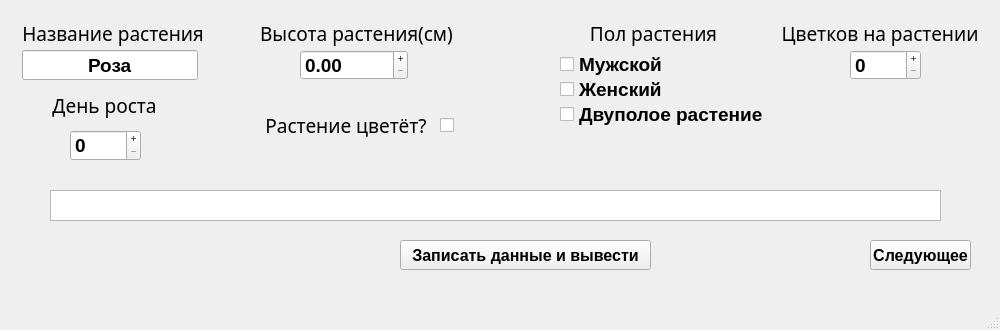
<?xml version="1.0" encoding="UTF-8"?>
<ui version="4.0">
 <class>MainWindow</class>
 <widget class="QMainWindow" name="MainWindow">
  <property name="geometry">
   <rect>
    <x>0</x>
    <y>0</y>
    <width>1000</width>
    <height>330</height>
   </rect>
  </property>
  <property name="windowTitle">
   <string>Plants</string>
  </property>
  <widget class="QWidget" name="centralwidget">
   <widget class="QPushButton" name="nextButton">
    <property name="geometry">
     <rect>
      <x>870</x>
      <y>240</y>
      <width>101</width>
      <height>30</height>
     </rect>
    </property>
    <property name="font">
     <font>
      <pointsize>12</pointsize>
      <bold>true</bold>
     </font>
    </property>
    <property name="text">
     <string>Следующее</string>
    </property>
    <property name="iconSize">
     <size>
      <width>100</width>
      <height>80</height>
     </size>
    </property>
    <property name="flat">
     <bool>false</bool>
    </property>
   </widget>
   <widget class="QLabel" name="label_3">
    <property name="geometry">
     <rect>
      <x>22</x>
      <y>90</y>
      <width>165</width>
      <height>30</height>
     </rect>
    </property>
    <property name="font">
     <font>
      <family>Waree</family>
      <pointsize>14</pointsize>
      <bold>false</bold>
     </font>
    </property>
    <property name="text">
     <string>День роста</string>
    </property>
    <property name="alignment">
     <set>Qt::AlignCenter</set>
    </property>
   </widget>
   <widget class="QSpinBox" name="daysBox">
    <property name="geometry">
     <rect>
      <x>70</x>
      <y>130</y>
      <width>71</width>
      <height>31</height>
     </rect>
    </property>
    <property name="font">
     <font>
      <pointsize>14</pointsize>
      <bold>true</bold>
     </font>
    </property>
    <property name="buttonSymbols">
     <enum>QAbstractSpinBox::PlusMinus</enum>
    </property>
    <property name="maximum">
     <number>9999</number>
    </property>
   </widget>
   <widget class="QLineEdit" name="nameEdit">
    <property name="geometry">
     <rect>
      <x>22</x>
      <y>50</y>
      <width>176</width>
      <height>30</height>
     </rect>
    </property>
    <property name="font">
     <font>
      <pointsize>14</pointsize>
      <bold>true</bold>
     </font>
    </property>
    <property name="text">
     <string>Роза</string>
    </property>
    <property name="alignment">
     <set>Qt::AlignCenter</set>
    </property>
    <property name="readOnly">
     <bool>true</bool>
    </property>
   </widget>
   <widget class="QLabel" name="label_2">
    <property name="geometry">
     <rect>
      <x>22</x>
      <y>20</y>
      <width>182</width>
      <height>26</height>
     </rect>
    </property>
    <property name="font">
     <font>
      <family>Waree</family>
      <pointsize>14</pointsize>
      <bold>false</bold>
     </font>
    </property>
    <property name="text">
     <string>Название растения</string>
    </property>
    <property name="alignment">
     <set>Qt::AlignCenter</set>
    </property>
   </widget>
   <widget class="QDoubleSpinBox" name="heightBox">
    <property name="geometry">
     <rect>
      <x>300</x>
      <y>50</y>
      <width>108</width>
      <height>30</height>
     </rect>
    </property>
    <property name="font">
     <font>
      <pointsize>14</pointsize>
      <bold>true</bold>
     </font>
    </property>
    <property name="buttonSymbols">
     <enum>QAbstractSpinBox::PlusMinus</enum>
    </property>
    <property name="maximum">
     <double>99999.990000000005239</double>
    </property>
   </widget>
   <widget class="QLabel" name="label_4">
    <property name="geometry">
     <rect>
      <x>260</x>
      <y>20</y>
      <width>193</width>
      <height>26</height>
     </rect>
    </property>
    <property name="font">
     <font>
      <family>Waree</family>
      <pointsize>14</pointsize>
      <bold>false</bold>
     </font>
    </property>
    <property name="text">
     <string>Высота растения(см)</string>
    </property>
    <property name="alignment">
     <set>Qt::AlignCenter</set>
    </property>
   </widget>
   <widget class="QLabel" name="label_5">
    <property name="geometry">
     <rect>
      <x>265</x>
      <y>110</y>
      <width>162</width>
      <height>30</height>
     </rect>
    </property>
    <property name="sizePolicy">
     <sizepolicy hsizetype="Preferred" vsizetype="Fixed">
      <horstretch>0</horstretch>
      <verstretch>0</verstretch>
     </sizepolicy>
    </property>
    <property name="font">
     <font>
      <family>Waree</family>
      <pointsize>14</pointsize>
      <bold>false</bold>
     </font>
    </property>
    <property name="text">
     <string>Растение цветёт?</string>
    </property>
    <property name="alignment">
     <set>Qt::AlignCenter</set>
    </property>
   </widget>
   <widget class="QCheckBox" name="growingBox">
    <property name="geometry">
     <rect>
      <x>440</x>
      <y>110</y>
      <width>51</width>
      <height>31</height>
     </rect>
    </property>
    <property name="sizePolicy">
     <sizepolicy hsizetype="Minimum" vsizetype="Fixed">
      <horstretch>0</horstretch>
      <verstretch>0</verstretch>
     </sizepolicy>
    </property>
    <property name="font">
     <font>
      <pointsize>16</pointsize>
      <bold>true</bold>
     </font>
    </property>
    <property name="text">
     <string/>
    </property>
   </widget>
   <widget class="QLabel" name="label_6">
    <property name="geometry">
     <rect>
      <x>530</x>
      <y>20</y>
      <width>247</width>
      <height>26</height>
     </rect>
    </property>
    <property name="sizePolicy">
     <sizepolicy hsizetype="Preferred" vsizetype="Fixed">
      <horstretch>0</horstretch>
      <verstretch>0</verstretch>
     </sizepolicy>
    </property>
    <property name="font">
     <font>
      <family>Waree</family>
      <pointsize>14</pointsize>
      <bold>false</bold>
     </font>
    </property>
    <property name="text">
     <string>Пол растения</string>
    </property>
    <property name="alignment">
     <set>Qt::AlignCenter</set>
    </property>
   </widget>
   <widget class="QCheckBox" name="mBox">
    <property name="geometry">
     <rect>
      <x>560</x>
      <y>50</y>
      <width>121</width>
      <height>28</height>
     </rect>
    </property>
    <property name="sizePolicy">
     <sizepolicy hsizetype="Minimum" vsizetype="Fixed">
      <horstretch>0</horstretch>
      <verstretch>0</verstretch>
     </sizepolicy>
    </property>
    <property name="font">
     <font>
      <pointsize>14</pointsize>
      <bold>true</bold>
     </font>
    </property>
    <property name="text">
     <string>Мужской</string>
    </property>
   </widget>
   <widget class="QCheckBox" name="fBox">
    <property name="geometry">
     <rect>
      <x>560</x>
      <y>75</y>
      <width>111</width>
      <height>28</height>
     </rect>
    </property>
    <property name="sizePolicy">
     <sizepolicy hsizetype="Minimum" vsizetype="Fixed">
      <horstretch>0</horstretch>
      <verstretch>0</verstretch>
     </sizepolicy>
    </property>
    <property name="font">
     <font>
      <pointsize>14</pointsize>
      <bold>true</bold>
     </font>
    </property>
    <property name="text">
     <string>Женский</string>
    </property>
   </widget>
   <widget class="QCheckBox" name="tBox">
    <property name="geometry">
     <rect>
      <x>560</x>
      <y>100</y>
      <width>211</width>
      <height>28</height>
     </rect>
    </property>
    <property name="sizePolicy">
     <sizepolicy hsizetype="Minimum" vsizetype="Fixed">
      <horstretch>0</horstretch>
      <verstretch>0</verstretch>
     </sizepolicy>
    </property>
    <property name="font">
     <font>
      <pointsize>14</pointsize>
      <bold>true</bold>
     </font>
    </property>
    <property name="text">
     <string>Двуполое растение</string>
    </property>
   </widget>
   <widget class="QLabel" name="label_7">
    <property name="geometry">
     <rect>
      <x>770</x>
      <y>20</y>
      <width>220</width>
      <height>26</height>
     </rect>
    </property>
    <property name="font">
     <font>
      <family>Waree</family>
      <pointsize>14</pointsize>
      <bold>false</bold>
     </font>
    </property>
    <property name="text">
     <string>Цветков на растении</string>
    </property>
    <property name="alignment">
     <set>Qt::AlignCenter</set>
    </property>
   </widget>
   <widget class="QSpinBox" name="flowersNumBox">
    <property name="geometry">
     <rect>
      <x>850</x>
      <y>50</y>
      <width>71</width>
      <height>30</height>
     </rect>
    </property>
    <property name="font">
     <font>
      <pointsize>14</pointsize>
      <bold>true</bold>
     </font>
    </property>
    <property name="buttonSymbols">
     <enum>QAbstractSpinBox::PlusMinus</enum>
    </property>
    <property name="maximum">
     <number>9999</number>
    </property>
   </widget>
   <widget class="QTextEdit" name="textEdit">
    <property name="geometry">
     <rect>
      <x>50</x>
      <y>190</y>
      <width>891</width>
      <height>31</height>
     </rect>
    </property>
   </widget>
   <widget class="QPushButton" name="pushInputButton">
    <property name="geometry">
     <rect>
      <x>400</x>
      <y>240</y>
      <width>251</width>
      <height>30</height>
     </rect>
    </property>
    <property name="font">
     <font>
      <pointsize>12</pointsize>
      <bold>true</bold>
     </font>
    </property>
    <property name="styleSheet">
     <string notr="true"/>
    </property>
    <property name="text">
     <string>Записать данные и вывести</string>
    </property>
   </widget>
  </widget>
  <widget class="QMenuBar" name="menubar">
   <property name="geometry">
    <rect>
     <x>0</x>
     <y>0</y>
     <width>1000</width>
     <height>22</height>
    </rect>
   </property>
  </widget>
  <widget class="QStatusBar" name="statusbar"/>
 </widget>
 <resources/>
 <connections/>
</ui>
